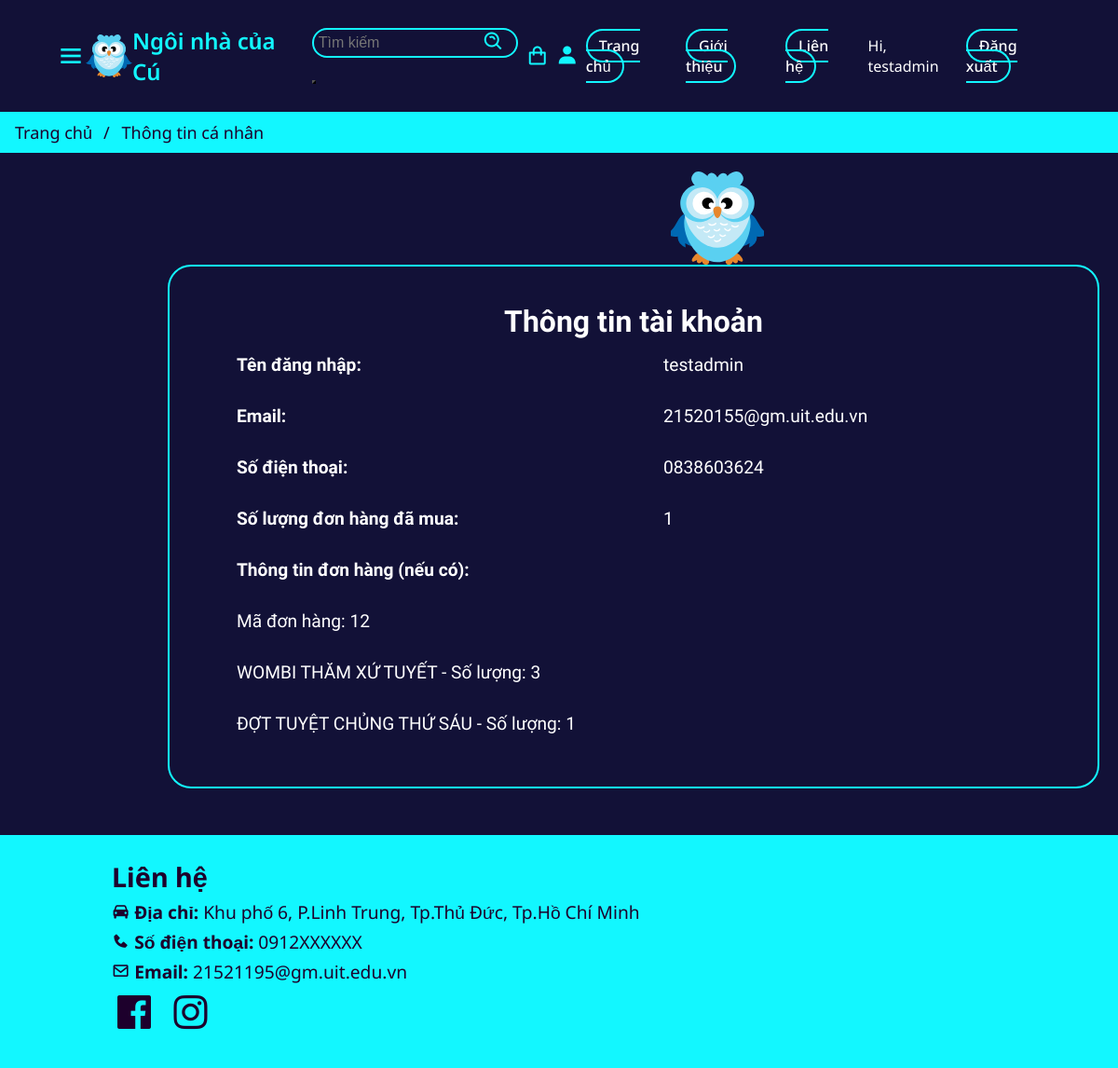
Page /account/ (signed in) on the committed database.
### polls/models.py (models this page shows, shortened)
class CustomUser(AbstractBaseUser, PermissionsMixin):
    username = models.CharField(max_length=100, unique=True)
    phone = models.CharField(max_length=15, default='N/A')
    email = models.EmailField(unique=True)
    date_joined = models.DateTimeField(default=timezone.now)
    is_active = models.BooleanField(default=True)
    is_staff = models.BooleanField(default=False)
    objects = CustomUserManager()
    USERNAME_FIELD = 'email'
    REQUIRED_FIELDS = ['username', 'phone']

class Order(models.Model):
    user = models.ForeignKey(CustomUser, on_delete=models.CASCADE, null=True, blank=True)
    name = models.CharField(max_length=255)
    phone_num = models.CharField(max_length=255)
    address = models.CharField(max_length=255)
    date_order = models.DateTimeField(auto_now_add=True)
    paid = models.BooleanField(default=False, null=True, blank=False)
    transaction_id = models.CharField(max_length=255, blank=True)

class OrderItem(models.Model):
    product = models.ForeignKey(Product, on_delete=models.CASCADE, null=True, blank=True)
    order = models.ForeignKey(Order, on_delete=models.CASCADE, null=True, blank=True)
    quantity = models.IntegerField(default=0, null=True, blank=True)
    price = models.IntegerField(default=0, null=True, blank=True)
    date_added = models.DateTimeField(auto_now_add=True)

class Product(models.Model):
    id = models.IntegerField(primary_key=True)
    category = models.ForeignKey(Category, related_name='product', on_delete=models.CASCADE)
    create_by = models.CharField(max_length=255, default='admin')
    title = models.CharField(max_length=255)
    author = models.CharField(max_length=255, default='admin')
    description = models.TextField(blank=True)
    intro = models.TextField(blank=True)
    image = models.ImageField(upload_to='images/')
    suplier = models.CharField(max_length=255)
    publisher = models.CharField(max_length=255, blank=True)
    release_date = models.DateField()
    language = models.CharField(max_length=255)
    weight = models.IntegerField()
    size = models.CharField(max_length=255)
    page = models.IntegerField()
    book_quality = models.CharField(max_length=255)
    slug = models.SlugField(max_length=255)
    price = models.IntegerField()
    in_stock = models.BooleanField(default=True)
    is_active = models.BooleanField(default=True)
    created = models.DateTimeField(auto_now_add=True)
    updated = models.DateField(auto_now=True)
    class Meta:
        verbose_name_plural = 'Products'
        ordering = ('-created',)

### polls/views.py (the view)
# urls.py: path('account/', views.account_view, name='account'),
@login_required
def account_view(request):
    user = request.user
    orders = Order.objects.filter(user=user, paid=True)
    items = OrderItem.objects.filter(order__in=orders)
    total_order = len(orders)
    return render(request, 'polls/account_index.html', {'total_order': total_order, 'orders': orders, 'items': items, 'user': user})

### polls/templates/polls/account_index.html (shortened to what this page needs)
{% load static %}
<!DOCTYPE html>
<html lang="en">
<head>
    <link rel="stylesheet" type="text/css" href="{% static 'polls/css/account_style.css' %}">
    <link rel="stylesheet" type="text/css" href="{% static 'polls/css/homepage_style.css' %}">
    <link href='https://unpkg.com/boxicons@2.1.4/css/boxicons.min.css' rel='stylesheet'>
</head>
<body class="account-html">
    <header>
        <i class='bx bx-menu' style='color:#12f7ff' id="bx-menu">
        </i>
        <img src="{% static 'polls/image/logo.svg' %}" alt="">
        <a href="#" class="logo">Ngôi nhà của Cú</a>
        <ul class="search">
            <form action="{% url 'polls:search' %}" method="get">
            <li>
                <input type="text" placeholder="Tìm kiếm" name="search">
                <button type='submit'><i class='bx bx-search-alt' style='color:#12f7ff'></i></button>
            </li>
            </form>
          {% if user.is_authenticated %}
            <li><a href="{% url 'polls:cart' %}"><i class='bx bx-shopping-bag' style='color:#12f7ff'></i></a></li>
            <li><a href="{% url 'polls:account' %}"><i class='bx bxs-user' style='color:#12f7ff'></i></a></li>
            {% else %}
            <li><a href="{% url 'polls:login' %}"><i class='bx bx-shopping-bag' style='color:#12f7ff'></i></a></li>
            <li><a href="{% url 'polls:login' %}"><i class='bx bxs-user' style='color:#12f7ff'></i></a></li>
            {% endif %}
        </ul>
        {% if user.is_authenticated %}
        <ul class="navlist">
            <li><a href="{% url 'polls:homepage' %}">Trang chủ</a></li>
            <li><a href="#about">Giới thiệu</a></li>
            <li><a href="#contact">Liên hệ</a></li>
            <li>Hi, {{ user.username }}</li>
            <li><a href="{% url 'polls:logout' %}">Đăng xuất</a></li>
        </ul>
        {% endif %}
    </header>
    <ul class="breadcrumb">
        <li><a href="homepage_index.html">Trang chủ</a></li>
        <li>Thông tin cá nhân</li>
    </ul>
    <img src="{% static 'polls/image/logo.svg' %}" alt="" id="small-logo">
    <div class="profile">
        <h1>Thông tin tài khoản</h1>
        <div class="eachline">
            <p><b>Tên đăng nhập: </b></p>
            <p>{{ user.username }}</p>
        </div>
        <div class="eachline">
            <p><b>Email: </b></p>
            <p>{{ user.email }}</p>
        </div>
        <div class="eachline">
            <p><b>Số điện thoại: </b></p>
            <p>{{ user.phone }}</p>
        </div>
        <div class="eachline">
            <p><b>Số lượng đơn hàng đã mua: </b></p>
            <p>{{ total_order }}</p>
        </div>
        <div class="eachline">
            <p><b>Thông tin đơn hàng (nếu có): </b></p><br>
        </div>
        {% for order in orders %}
        <div class="eachline">
            <p>Mã đơn hàng: {{ order.id }}</p><br>
        </div>
            {% for item in items%}
                {% if item.order == order %}
                <div class="eachline">
                        <p>{{ item.product.title }} - Số lượng: {{ item.quantity }}</p><br>
                </div>
                {% endif %}
            {% endfor %}
        {% endfor %}
    </div>
    <footer id="contact">
        <h2>Liên hệ</h2>
        <ul>
            <li><i class='bx bxs-car' style='color:#1d002c'></i><b> Địa chỉ:</b> Khu phố 6, P.Linh Trung, Tp.Thủ Đức, Tp.Hồ Chí Minh</li>
            <li><i class='bx bxs-phone' style='color:#1d002c'></i><b> Số điện thoại:</b> 0912XXXXXX</li>
            <li><i class='bx bx-envelope' style='color:#1d002c'></i><b> Email:</b> 21521195@gm.uit.edu.vn</li>
        </ul>
        <ul class="social">
            <i class='bx bxl-facebook-square'></i>
            <i class='bx bxl-instagram'></i>
        </ul>
    </footer>
</body>
</html>

### polls/static/polls/css/account_style.css (style rules this page uses)
.account-html { background: #121137; }
.profile { margin-top: 120px; margin-bottom: 50px; font-family: 'Agbalumo', sans-serif; width: 1000px; border: 2px solid #12f7ff; border-radius: 25px; padding: 40px; background: #121137; color: #fff; margin-left: 15%; }
.profile h1 { font-size: 2rem; text-align: center; }
.profile p { padding: 1rem 2rem; font-size: 1.2rem; }
.eachline { display: flex; flex-direction: row; align-items: center; }
.eachline p { flex: 1; }
#small-logo { height: 100px; width: 100px; position: absolute; margin-left: 60%; object-fit: cover; margin-top: 20px; }
ul.breadcrumb { padding: 10px 16px; list-style: none; background-color: #12f7ff; }
ul.breadcrumb li { display: inline; font-size: 18px; color: #1d002c; }
ul.breadcrumb li+li:before { padding: 8px; color: #1d002c; content: "/\00a0"; }
ul.breadcrumb li a { color: #1d002c; text-decoration: none; }

### polls/static/polls/css/homepage_style.css (style rules this page uses)
* { margin: 0; padding: 0; box-sizing: border-box; list-style: none; scroll-behavior: smooth; }
body { font-family: 'Noto Sans', sans-serif; background-color: #1d002c; color: white; overflow-x: hidden; }
header { padding: 25px 5%; position: sticky; background: #121137; left: 0; top: 0; display: flex; justify-content: space-between; align-items: center; width: 100%; z-index: 1005; }
header img { height: 50px; width: 50px; display: flex; }
.logo { font-size: 1.5rem; color: #12f7ff; text-decoration: none; font-weight: 600; }
ul.navlist { display: flex; align-items: center; }
.navlist li { margin-left: 0.5rem; }
.navlist li a { color: white; text-decoration: none; font-weight: 500; font-size: 1rem; padding: 5px 12px; border: 2px solid #12f7ff; border-radius: 25px; transition: all .3s ease; }
ul.search { display: flex; align-items: center; }
.search li { margin-left: 0.5rem; font-size: 1.5rem; }
.search input { background-color: #121137; font-size: 1rem; border: 2px solid #12f7ff; border-radius: 25px; color: #fff; padding: 5px; }
.search li:first-child { position: relative; }
.search li:first-child i { position: absolute; right: 15px; top: 8px; }
.search button { font-size: 1.5rem; cursor: pointer; background: #121137; }
header .bx-menu { font-size: 2rem; cursor: pointer; }
footer { background: #12f7ff; color: #1d002c; font-size: 1.2rem; padding: 25px 10%; }
footer li { padding-top: 5px; }
.social { font-size: 3rem; }

### rows in the picture
CustomUser: username "testadmin", email "21520155@gm.uit.edu.vn", phone "0838603624"
Order: id "12"
OrderItem: product "WOMBI THĂM XỨ TUYẾT", quantity "3"
OrderItem: product "ĐỢT TUYỆT CHỦNG THỨ SÁU", quantity "1"

### other values in the picture
{{ total_order }} "1"
